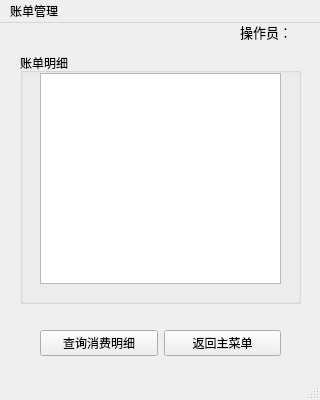
<?xml version="1.0" encoding="UTF-8"?>
<ui version="4.0">
 <class>Zhangdanmanage</class>
 <widget class="QMainWindow" name="Zhangdanmanage">
  <property name="geometry">
   <rect>
    <x>0</x>
    <y>0</y>
    <width>320</width>
    <height>400</height>
   </rect>
  </property>
  <property name="windowTitle">
   <string>MainWindow</string>
  </property>
  <widget class="QWidget" name="centralwidget">
   <widget class="QGroupBox" name="groupBox">
    <property name="geometry">
     <rect>
      <x>20</x>
      <y>30</y>
      <width>281</width>
      <height>251</height>
     </rect>
    </property>
    <property name="title">
     <string>账单明细</string>
    </property>
    <widget class="QTableView" name="tableView">
     <property name="geometry">
      <rect>
       <x>20</x>
       <y>20</y>
       <width>241</width>
       <height>211</height>
      </rect>
     </property>
    </widget>
   </widget>
   <widget class="QWidget" name="layoutWidget">
    <property name="geometry">
     <rect>
      <x>40</x>
      <y>300</y>
      <width>241</width>
      <height>41</height>
     </rect>
    </property>
    <layout class="QHBoxLayout" name="horizontalLayout_2">
     <item>
      <widget class="QPushButton" name="pushButton">
       <property name="text">
        <string>查询消费明细</string>
       </property>
      </widget>
     </item>
     <item>
      <widget class="QPushButton" name="pushButton_2">
       <property name="text">
        <string>返回主菜单</string>
       </property>
      </widget>
     </item>
    </layout>
   </widget>
   <widget class="QWidget" name="layoutWidget">
    <property name="geometry">
     <rect>
      <x>240</x>
      <y>0</y>
      <width>81</width>
      <height>17</height>
     </rect>
    </property>
    <layout class="QHBoxLayout" name="horizontalLayout_3">
     <item>
      <widget class="QLabel" name="label">
       <property name="font">
        <font>
         <pointsize>10</pointsize>
        </font>
       </property>
       <property name="text">
        <string>操作员：</string>
       </property>
      </widget>
     </item>
     <item>
      <widget class="QLabel" name="label_2">
       <property name="font">
        <font>
         <pointsize>10</pointsize>
        </font>
       </property>
       <property name="text">
        <string/>
       </property>
      </widget>
     </item>
    </layout>
   </widget>
  </widget>
  <widget class="QMenuBar" name="menubar">
   <property name="geometry">
    <rect>
     <x>0</x>
     <y>0</y>
     <width>320</width>
     <height>19</height>
    </rect>
   </property>
   <widget class="QMenu" name="menu">
    <property name="title">
     <string>账单管理</string>
    </property>
   </widget>
   <addaction name="menu"/>
  </widget>
  <widget class="QStatusBar" name="statusbar"/>
 </widget>
 <resources/>
 <connections/>
</ui>
